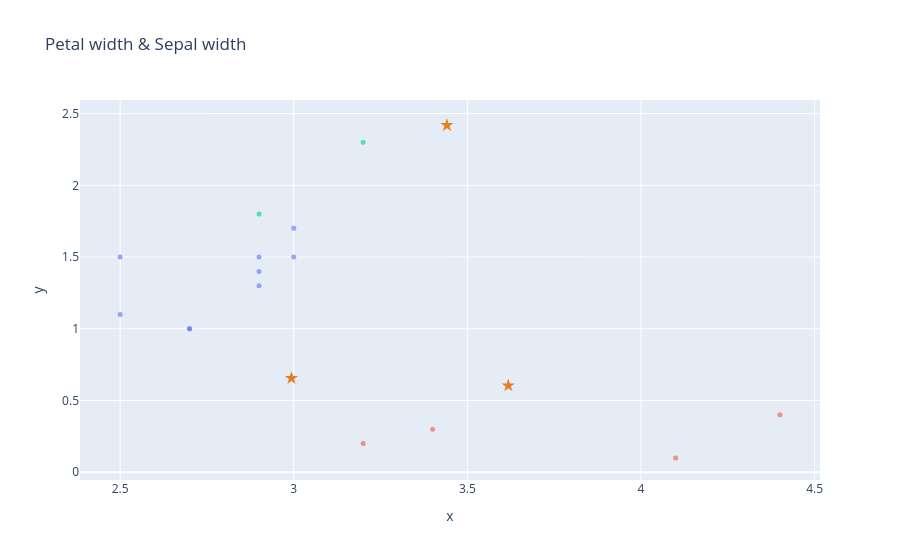

Write notebook code for a chart like this one.
### Code cell
fig = plot_dataframe(validation[:, [1,3]], title='Blobs Dataset', label=y_validation)
for i, centroid in enumerate(centroids):
    fig = plot_centroid(fig, centroid[[1,3]], colors=["#e67e22"], marker_size=10, symbol='star', name=f'Centroid {i+1}')
fig.update_layout(showlegend=False, title='Petal width & Sepal width')
fig.show()

### Figure 1 — Plotly figure (JSON) as saved in the notebook; plotly's stock layout.template omitted (floating-point values rounded to 4 significant figures)
{"data": [{"hovertemplate": "color=#82e0aa<br>x=%{x}<br>y=%{y}<extra></extra>", "legendgroup": "#82e0aa", "marker": {"color": "#636efa", "opacity": 0.6, "size": 5, "symbol": "circle"}, "mode": "markers", "name": "#82e0aa", "orientation": "v", "showlegend": true, "type": "scatter", "x": [2.9, 2.7, 3.0, 2.9, 2.5, 3.0, 2.7, 2.5, 2.9], "xaxis": "x", "y": [1.4, 1.0, 1.7, 1.3, 1.1, 1.5, 1.0, 1.5, 1.5], "yaxis": "y"}, {"hovertemplate": "color=#f7dc6f<br>x=%{x}<br>y=%{y}<extra></extra>", "legendgroup": "#f7dc6f", "marker": {"color": "#EF553B", "opacity": 0.6, "size": 5, "symbol": "circle"}, "mode": "markers", "name": "#f7dc6f", "orientation": "v", "showlegend": true, "type": "scatter", "x": [4.1, 3.4, 4.4, 3.2], "xaxis": "x", "y": [0.1, 0.3, 0.4, 0.2], "yaxis": "y"}, {"hovertemplate": "color=#f1948a<br>x=%{x}<br>y=%{y}<extra></extra>", "legendgroup": "#f1948a", "marker": {"color": "#00cc96", "opacity": 0.6, "size": 5, "symbol": "circle"}, "mode": "markers", "name": "#f1948a", "orientation": "v", "showlegend": true, "type": "scatter", "x": [3.2, 2.9], "xaxis": "x", "y": [2.3, 1.8], "yaxis": "y"}, {"marker": {"color": "#e67e22", "size": 10, "symbol": "star"}, "mode": "markers", "name": "Centroid 1", "type": "scatter", "x": [2.993], "y": [0.6549]}, {"marker": {"color": "#e67e22", "size": 10, "symbol": "star"}, "mode": "markers", "name": "Centroid 2", "type": "scatter", "x": [3.441], "y": [2.419]}, {"marker": {"color": "#e67e22", "size": 10, "symbol": "star"}, "mode": "markers", "name": "Centroid 3", "type": "scatter", "x": [3.618], "y": [0.6039]}], "layout": {"legend": {"title": {"text": "color"}, "tracegroupgap": 0}, "showlegend": false, "title": {"text": "Petal width & Sepal width"}, "xaxis": {"anchor": "y", "domain": [0, 1], "title": {"text": "x"}}, "yaxis": {"anchor": "x", "domain": [0, 1], "title": {"text": "y"}}}}
